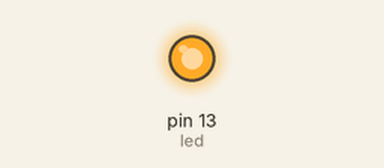
This sketch was run on a simulated Arduino Uno, built with avr-gcc and run on an emulated ATmega328P. Parts: output pins drawn as LEDs (lit = HIGH).

Above: at 0.2 s.
At 10.7 s:
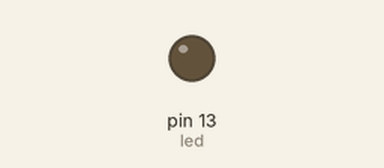
Timing chart, 0 to 13.0 s (numbered marks = the images above):
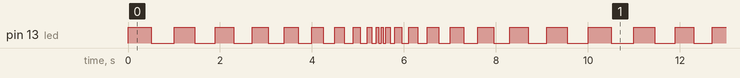

Measured:
- by itself, pin 13 (led): moves between LOW and HIGH, repeating every 10.0 s
- by itself, everything shown: repeats every 10.0 s, in 38 steps

The sketch:

_0601Inui.ino
```cpp
#define MAX 500
int led=13;
int tm=MAX;
int dir=0;
void setup() {
  pinMode(led,OUTPUT);
  // put your setup code here, to run once:

}

void loop() {
  digitalWrite(led,HIGH);
  delay(tm);
  digitalWrite(led,LOW);
  delay(tm);

  if(tm<=0){
    dir--;
  }

  if(tm>=MAX){
    dir++;
  }

  if(dir==0){
    tm+=50;
  }
  else{
    tm-=50;
  }

  ;
  // put your main code here, to run repeatedly:

}
```
